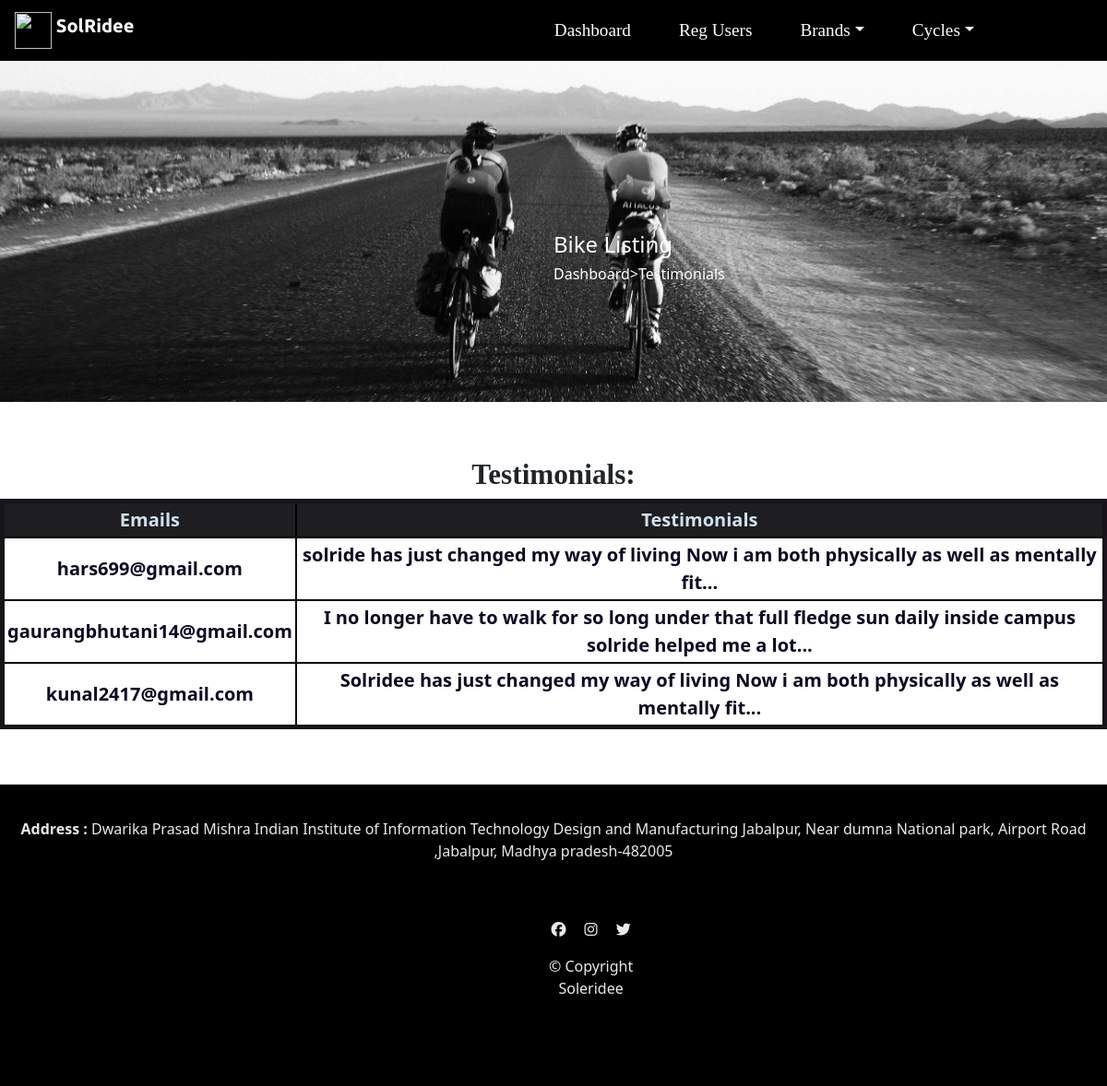
The page /admin/insidepage/testimonials.php on the database its author committed.
### tables this page shows
CREATE TABLE `testimonials` (
  `name` varchar(50) NOT NULL,
  `email` text NOT NULL,
  `testimonials` text NOT NULL,
  `image` varchar(100) DEFAULT NULL
);

### admin/insidepage/testimonials.php (the view, shortened to what this page needs)
  ?><!DOCTYPE html>
<html lang="en" dir="ltr">
<head>
  <link rel="stylesheet" href="css/stylesol.css">
  <link rel="stylesheet" href="https://cdn.jsdelivr.net/npm/bootstrap@4.0.0/dist/css/bootstrap.min.css">
  <link href="https://cdn.jsdelivr.net/npm/bootstrap@5.1.3/dist/css/bootstrap.min.css" rel="stylesheet">
  <link rel="stylesheet" href="../../css/listingStyle.css">
</head>
<body>
    <section id="title">
        <nav class="navbar navbar-expand-lg navbar-dark bg-black">
  <a class="navbar-brand" href="#">
  <img src="../../images/logo.jpg" width="40" height="40" class="d-inline-block align-top" alt="">
  SolRidee</a>
  <div class="collapse navbar-collapse" id="navbarTogglerDemo03">
    <ul class="navbar-nav ml-auto mt-2 mt-lg-0"  style="margin-right:10%;">
    <li class="nav-item active">
      <a class="nav-link" href="../dash.php"> Dashboard <span class="sr-only">(current)</span></a>
    </li>
    <li class="nav-item active">
          <a class="nav-link" href="regusers.php">Reg Users  <span class="sr-only">(current)</span></a>
    </li>
         <li class="nav-item dropdown">
            <a class="nav-link dropdown-toggle active" data-toggle="dropdown" href="#" role="button" aria-haspopup="true" aria-expanded="false" style="color:white;">Brands</a>
          </li>
          <li class="nav-item dropdown">
            <a class="nav-link dropdown-toggle active" data-toggle="dropdown" href="#" role="button" aria-haspopup="true" aria-expanded="false" style="color:white;">Cycles</a>
          </li>
    </ul>
</nav>
<div class="top">
    <img class="topimg" src="../../images/topimg.jpg" alt="">
    <div class="inside-top">
        <h4>Bike Listing</h4>
        <h6>Dashboard>Testimonials</h6>
    </div>
</div>
</section>
<?php
include('../connection.php');
$sql="SELECT * FROM testimonials" ;
$res=mysqli_query($conn, $sql);
echo'<h1 class="pagehead" style="text-align:center; margin-top:5%; font-size:1.95rem; font-weight:bold; font-family:cursive;">Testimonials:</h1>';
echo '<table border="1" class="Details" cellspacing="4" cellpadding="3" style="text-align:center; margin:auto;margin-bottom:5%;" ><tr class="firstrow"><th>Emails</th><th>Testimonials</th></tr>';
while($result=mysqli_fetch_assoc($res))
{
echo '<tr><td>'. $result['email'] . '</td><td>'.
$result['testimonials'] . '</td></tr>';
}
echo '</table>';
?>
<section>
  <div class="address" style="background-color:black; padding:20px; text-align: center; color:#EAEAEA;" >
    <p><center><b>Address :</b> Dwarika Prasad Mishra Indian Institute of Information Technology Design and Manufacturing Jabalpur, Near dumna National park, Airport Road ,Jabalpur, Madhya pradesh-482005</center></p>
  <div class="si">
  <i class="social-icon fa-brands fa-facebook mx-2"></i>
  <i class="social-icon fa-brands fa-instagram mx-2"></i>
  <i class="social-icon fa-brands fa-twitter mx-2"></i>
  <p>© Copyright Soleridee</p></div>
  </div>
</section>
</body>
</html>

### css/stylesol.css (style rules this page uses)
body { font-family: 'BrandonGrotesque-Regular'; font-size: 16px; font-weight: normal; color: #d9d9dd; }
#title { background-color:#edf0f1; color:rgb(250, 253, 252); }
h1 { font-family: "Montserrat-Black"; font-weight:bold; margin-bottom:3rem; font-size:3.5rem; line-height:1.2; }
.navbar { padding:0.80rem 2.5rem; }
.navbar-brand { font-family:"Ubuntu"; font-size:2.25rem; font-weight:bold; }
.nav-item { padding:0 18px; }
.nav-link { font-size:1.2rem; font-family:"Montserrat-Black"; }
.social-icon { text-align:center; margin:20px 10px; }
.si { padding-left:47%; padding-right:40%; padding-bottom:5%; padding-top: 2.5%;; background-color: black; }
.nav-link { color:white; }

### css/listingStyle.css (style rules this page uses)
body { position:relative; }
.topimg { height:auto; width: 100%; color:white; }
.top { position:relative; }
.inside-top { position:absolute; top: 50%; left: 50%; color: white; }
:root { --g-color1: grey; --g-color2: #FFCC68; }
.Details { text-align:center; color:rgb(15, 6, 34); font-size: 1.25rem; font-weight:bold; border:5px solid #161418; margin:auto; margin-top:70px; margin-bottom:40px; }
.firstrow { background-color: #1e1d1f; color:#cee2f0; }
td,tr,th { border:2px solid black; }
.pagehead { margin-top:50px; text-align:center; font-family:cursive; font-size:2.3rem; font-weight:800; }

### rows shown on the page
testimonials: email "hars699@gmail.com", testimonials "solride has just changed my way of living Now i am both physically as well as mentally fit..."
testimonials: email "gaurangbhutani14@gmail.com", testimonials "I no longer have to walk for so long under that full fledge sun daily inside campus solride helped me a lot..."
testimonials: email "kunal2417@gmail.com", testimonials "Solridee has just changed my way of living Now i am both physically as well as mentally fit..."
